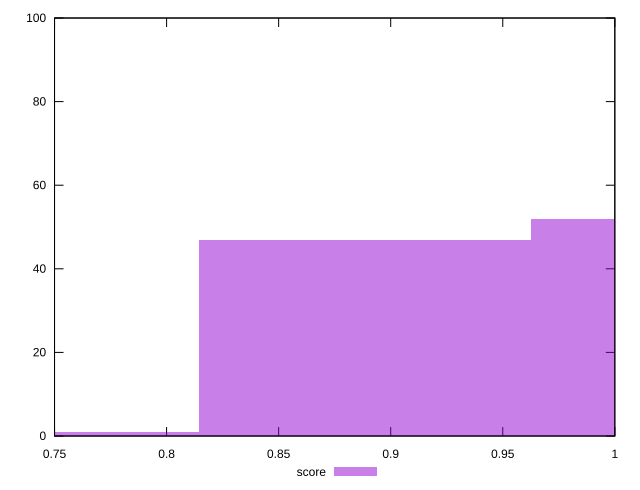

Generate this figure with gnuplot:
reset

$score <<EOF
0.888551787095111 47
1.0366437516109628 52
0.7404598225792591 1
EOF

set key outside below
set boxwidth 0.14809196451585183
set xrange [0.75:1]
set yrange [0:100]
set trange [0:100]
set style fill transparent solid 0.5 noborder
set terminal svg size 640, 490 enhanced background rgb 'white'
set output "report_00018_2021-02-10T15-25-16.877Z/uses-http2/samples/pages+cached/score/histogram.svg"

plot $score title "score" with boxes

reset
